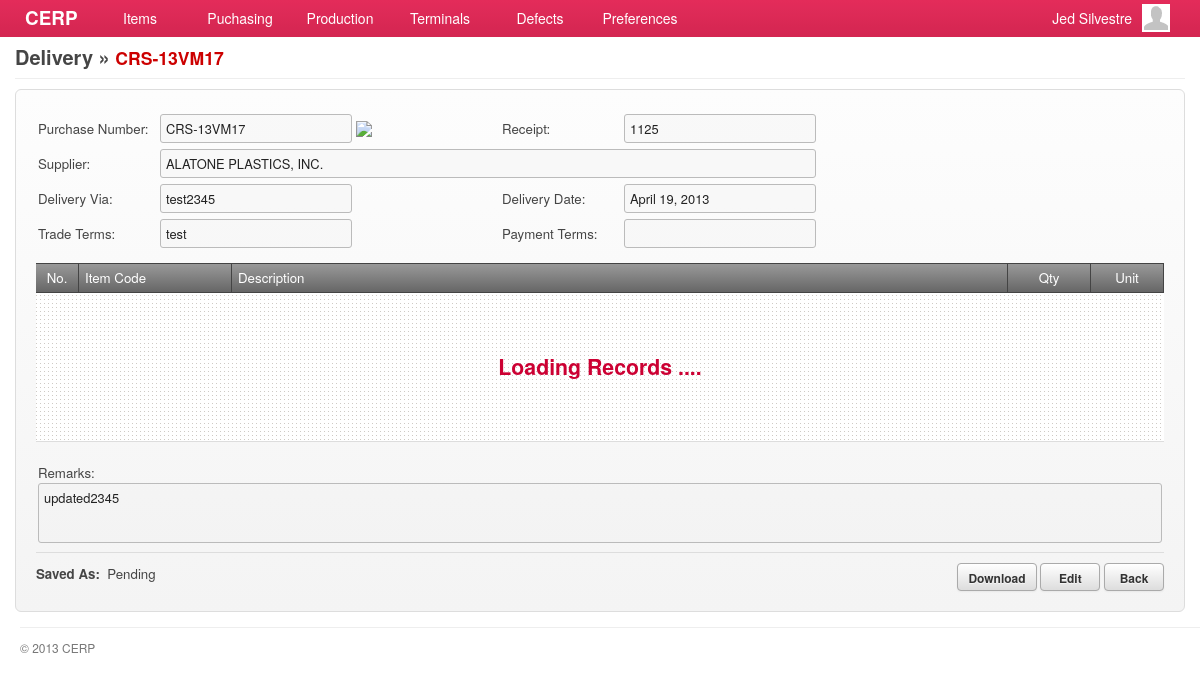
Page /account/deliveries-show.php?id=1 (signed in) on the committed database.
### tables this page shows
CREATE TABLE `deliveries` (
  `id` bigint(20) NOT NULL AUTO_INCREMENT,
  `purchase_id` int(11) DEFAULT NULL,
  `receipt` varchar(45) DEFAULT NULL,
  `delivery_via` varchar(80) DEFAULT NULL,
  `delivery_date` date DEFAULT NULL,
  `remarks` varchar(180) DEFAULT NULL,
  `status` int(4) DEFAULT '135',
  `updated_at` datetime DEFAULT NULL,
  `created_at` datetime DEFAULT NULL,
  PRIMARY KEY (`id`)
);

CREATE TABLE `purchases` (
  `id` bigint(20) NOT NULL AUTO_INCREMENT,
  `purchase_number` varchar(30) DEFAULT NULL,
  `supplier_id` bigint(20) DEFAULT NULL,
  `delivery_via` varchar(80) DEFAULT NULL,
  `delivery_date` date DEFAULT NULL,
  `trade_terms` varchar(80) DEFAULT NULL,
  `payment_terms` varchar(80) DEFAULT NULL,
  `total_amount` double DEFAULT NULL,
  `remarks` varchar(180) DEFAULT NULL,
  `status` int(3) DEFAULT '0',
  `received` int(1) NOT NULL DEFAULT '0',
  `publish_by` bigint(20) DEFAULT '0',
  `updated_by` bigint(20) DEFAULT '0',
  `updated_at` datetime DEFAULT NULL,
  `created_by` bigint(20) DEFAULT '0',
  `created_at` datetime DEFAULT NULL,
  PRIMARY KEY (`id`)
);

CREATE TABLE `suppliers` (
  `id` int(11) NOT NULL AUTO_INCREMENT,
  `supplier_code` varchar(45) DEFAULT NULL,
  `name` varchar(100) DEFAULT NULL,
  `address` varchar(100) DEFAULT NULL,
  `country` int(11) DEFAULT NULL,
  `representative` varchar(100) DEFAULT NULL,
  `contact_no1` varchar(45) DEFAULT NULL,
  `contact_no2` varchar(45) DEFAULT NULL,
  `fax_no` varchar(45) DEFAULT NULL,
  `email` varchar(45) DEFAULT NULL,
  `supplier_type` int(11) DEFAULT NULL,
  `product_service` int(11) DEFAULT NULL,
  `term_of_payment` int(11) DEFAULT NULL,
  `description` tinytext,
  `created_at` timestamp NULL DEFAULT NULL,
  `updated_at` timestamp NULL DEFAULT NULL,
  PRIMARY KEY (`id`)
);

CREATE TABLE `lookups` (
  `id` int(11) NOT NULL AUTO_INCREMENT,
  `code` varchar(7) DEFAULT NULL,
  `description` varchar(45) DEFAULT NULL,
  `parent` varchar(6) DEFAULT NULL,
  `created_at` timestamp NULL DEFAULT NULL,
  `updated_at` timestamp NULL DEFAULT NULL,
  PRIMARY KEY (`id`)
);

### include/general.class.php (called while the page is built, shortened)
<?php
require('database.class.php');
require('posts.class.php');
require('query.class.php');
require('role.class.php');
$HostAccount	= "account";
$HostExcel		= "excel";
$DB				= new MySQL;
  $Host			= "cerp";
  $HostAccount	= "/".$Host."/".$HostAccount;
  $HostExcel	= "/".$Host."/".$HostExcel;
  $DB->database	= "cerpdb";
  $DB->username	= "cerpuser";
  $DB->password	= "cerpuser";
  $DB->hostname	= "localhost";
$Query			= new Query($DB);
$Signed			= $_SESSION['user'];
$Role		= new Role($DB, $Signed['id']);
require('functions.php');
?>

### include/role.class.php (called while the page is built, shortened)
<?php
class Role
{
	private $DB;
	private $user_id;
	function Role($db, $uid) {
  	$this->DB = $db;
		$this->user_id = $uid;
  }
	function isCapableByName($cap_name) {
		foreach ($this->getUserRoles() as $user_role) {
			$result = $this->DB->Find('role_capabilities', array(
						  			'columns' 		=> 'role_capabilities.*',
						  			'joins' => 'INNER JOIN capabilities ON capabilities.id = role_capabilities.capability_id',
						  	    'conditions' 	=> 'capabilities.capability="'. $cap_name .'" AND role_id='. $user_role['role_id']));
			if(isset($result)) {
				return TRUE;
			}
		}
	}
	function getUserRoles() {
		$result = $this->DB->Get('user_roles', array(
						  			'columns' 		=> 'user_roles.role_id, roles.name',
						  			'joins' => 'INNER JOIN roles ON roles.id = user_roles.role_id',
						  	    'conditions' 	=> 'user_roles.user_id='. $this->user_id));
		if(isset($result)) {
			return $result;
		}
	}
}

### include/database.class.php (called while the page is built, shortened)
<?php
class MySQL {
  public $username	= "cerpuser";
  public $password	= "cerpuser";
  public $hostname	= "localhost";
  public function Connect() {
    $conn = mysql_connect($this->hostname, $this->username, $this->password) or die("<br/><span class='notice'><p class='error'><strong>ERROR!</strong> Unable to connect to MySQL! </p></span>");
    return $conn;
  }
  public function Query($sql) {
  	$conn = $this->Connect();
    $result = mysql_query($sql, $conn);
	return $result;
  }
  function Get($table, $args='') {
  	if (isset($args)) {
  	  $args['columns'] = (isset($args['columns']) ? $args['columns'] : '*');
  	  $args['joins'] = (isset($args['joins']) ? $args['joins'] : '');
		  $args['conditions'] = ($args['conditions'] == '' ? '' : 'WHERE '.$args['conditions']);
		  $args['sort_column'] = ($args['sort_column'] == '' ? '' : 'ORDER BY '.$args['sort_column']);
		  $args['sort_order'] = ($args['sort_order'] == '' ? '' : $args['sort_order']);
		  $args['startpoint'] = ($args['startpoint'] == '' ? '' : 'LIMIT '.$args['startpoint']);
		  $args['limit'] = ($args['limit'] == '' ? '' : ','.$args['limit']);
		}
	$data = array();
	$sql = "SELECT ".$args['columns']." FROM ".$table." ".$args['joins']." ".$args['conditions']." ".$args['sort_column']." ".$args['sort_order']." ".$args['startpoint']." ".$args['limit'];
	$result = $this->IsEmpty($this->Query($sql));
	if(!empty($result)) {
      while ($row = mysql_fetch_array($result)) {
        $data[] = $row;
      }
	}
	return $data;
  }
	function Fetch($table, $args='') {
  	if (isset($args)) {
  	  $args['columns'] = (isset($args['columns']) ? $args['columns'] : '*');
  	  $args['joins'] = (isset($args['joins']) ? $args['joins'] : '');
	  	$args['conditions'] = ($args['conditions'] == '' ? '' : ' WHERE '.$args['conditions']);
      $args['order'] = ($args['order'] == '' ? '' : ' ORDER BY '.$args['order']);
      $args['limit'] = ($args['limit'] == '' ? '' : ' LIMIT '.$args['limit']);
      $args['group'] = ($args['group'] == '' ? '' : ' GROUP BY '.$args['group']);
    }
	$data = array();
    $sql = "SELECT ".$args['columns'];
    $sql .= " FROM ".$table." ".$args['joins'];
    $sql .= $args['conditions'];
    $sql .= $args['group'];
    $sql .= $args['order'];
    $sql .= $args['limit'];
	$result = $this->IsEmpty($this->Query($sql));
	if(!empty($result)) {
      while ($row = mysql_fetch_array($result)) {
        $data[] = $row;
      }
	}
	return $data;
  }
  function Find($table, $args='') {
  	if (isset($args)) {
  	  $args['columns'] = (isset($args['columns']) ? $args['columns'] : '*');
  	  $args['joins'] = (isset($args['joins']) ? $args['joins'] : '');
	  $args['conditions'] = ($args['conditions'] == '' ? '' : 'where '.$args['conditions']);
	}
	$sql = "SELECT ".$args['columns']." FROM ".$table." ".$args['joins']." ".$args['conditions'] ." ". $args['sort_column'];
	$row = $this->IsEmpty($this->Query($sql));
	return mysql_fetch_array($row);
  }
  private function IsEmpty($result) {
    if(mysql_num_rows($result) > 0) return $result;
    return null;
  }
}

### include/query.class.php (called while the page is built, shortened)
<?php
class Query {
  private $DB;
  function Query($db) {
  	$this->DB = $db;
  }
  function delivery_by_id($id) {
  	$query = $this->DB->Fetch('deliveries', array(
               'columns'  => 'deliveries.id, deliveries.receipt, purchases.id AS pid, purchases.purchase_number, suppliers.id AS supplier_id, suppliers.name AS supplier_name,
                              deliveries.delivery_date, deliveries.delivery_via, purchases.trade_terms,
                              purchases.payment_terms, purchases.total_amount, deliveries.remarks, lookups.description AS status,
                              deliveries.created_at',
               'joins' => 'INNER JOIN purchases ON purchases.id = deliveries.purchase_id
               						 INNER JOIN suppliers ON suppliers.id = purchases.supplier_id
                           INNER JOIN lookups ON lookups.id = deliveries.status',
               'conditions' => 'deliveries.id = '. $id)
             );
		if(!empty($query)) return $query[0];
		return null;
  }
}

### account/deliveries-show.php (the view, shortened to what this page needs)
<?php
  $capability_key = 'show_deliveries';
  require('header.php');
	$allowed = $Role->isCapableByName($capability_key);
	if(!$allowed) {
		require('inaccessible.php');
	}else{
  	$delivery = $Query->delivery_by_id($_GET['id']);
?>
      <div id="page">
        <div id="page-title">
          <h2>
            <span class="title">Delivery &raquo; <span class="red"><?php echo $delivery['purchase_number']; ?></span></span>
          </h2>
        </div>
        <div id="content">
          <form id="delivery-form" action="<?php host($Capabilities->GetUrl()) ?>" method="POST" class="form-container">
             <div>
             	<table>
                   <tr>
                      <td width="120">Purchase Number:</td><td width="340"><input type="text" value="<?php echo $delivery['purchase_number']; ?>" class="text-field" disabled/>
                      	<?php echo $linkto = (isset($delivery['pid'])) ? link_to('purchases-show.php?id='.$delivery['pid']) : '' ?>
                      </td>
                      <td width="120">Receipt:</td><td width="340"><input type="text" value="<?php echo $delivery['receipt']; ?>" class="text-field" disabled/></td>
                   </tr>
                   <tr>
                      <td>Supplier:</td>
                      <td colspan="99">
                        <input type="text" value="<?php echo $delivery['supplier_name']; ?>" class="text-field" style="width:644px;" disabled/>
                      </td>
                   </tr>
                   <tr>
                      <td>Delivery Via:</td><td><input type="text" value="<?php echo $delivery['delivery_via']; ?>" class="text-field" disabled/></td>
                      <td>Delivery Date:</td><td><input type="text" value="<?php echo date("F d, Y", strtotime($delivery['delivery_date'])) ?>" class="text-field text-date" disabled/></td>
                   </tr>
                   <tr>
                      <td>Trade Terms:</td><td><input type="text" value="<?php echo $delivery['trade_terms']; ?>" class="text-field" disabled/></td>
                      <td>Payment Terms:</td><td><input type="text" value="<?php echo $delivery['payment_terms']; ?>" class="text-field" disabled/></td>
                   </tr>
                   <tr><td height="5" colspan="99"></td></tr>
                </table>
             </div>
             <div id="grid-delivery-materials" class="grid jq-grid" style="min-height:146px;">
               <table cellspacing="0" cellpadding="0">
                 <thead>
                   <tr>
                     <td width="30" class="border-right text-center">No.</td>
                     <td width="140" class="border-right">Item Code</td>
                     <td class="border-right">Description</td>
                     <td width="70" class="border-right text-center">Qty</td>
                     <td width="60" class="border-right text-center">Unit</td>
                   </tr>
                 </thead>
                 <tbody id="delivery-materials"></tbody>
               </table>
             </div>
             <div>
             	<table width="100%">
                   <tr><td height="5" colspan="99"></td></tr>
                   <tr>
                      <td></td>
                      <td align="right"></td>
                   </tr>
                   <tr><td colspan="2">Remarks:<br/><textarea style="min-width:650px;width:98.9%;height:50px;" disabled><?php echo $delivery['remarks']; ?></textarea></td></tr>
                </table>
             </div>
             <div class="field-command">
           	   <div class="text-post-status">
           	     <strong>Saved As:</strong>&nbsp;&nbsp;<?php echo $delivery['status']; ?>
               </div>
           	   <input type="button" value="Download" class="btn btn-download" rel="<?php echo excel_file('?category=delivery&id='. $delivery['id']); ?>"/>
               <?php if($delivery['status'] != "Publish") { ?>
               <input type="button" value="Edit" class="btn redirect-to" rel="<?php echo host('deliveries-edit.php?id='. $delivery['id']); ?>"/>
           	   <?php } ?>
               <input type="button" value="Back" class="btn redirect-to" rel="<?php echo host('deliveries.php'); ?>"/>
             </div>
          </form>
       </div>
<?php }
require('footer.php'); ?>

### stylesheets/main.css (style rules this page uses)
*, html, body { margin:0;padding:0; }
html { font-size: 100%; -webkit-text-size-adjust: 100%; -ms-text-size-adjust: 100%; }
body { margin: 0; font-family:"Helvetica Neue", Helvetica, Arial, sans-serif; font-size:14px; line-height:20px; color:#454545; background-color:#ffffff; }
h1, h2, h3, h4 { padding:0 0 5px; margin:0 0 10px; }
h2 { font-size:20px; }
#page { background-color:#ffffff; font-size:95%; }
#content { padding:0 15px; min-height: 500px; }
#page-title { margin:0 15px 10px; padding:47px 0 0; border-bottom:solid 1px #eeeeee; }
#page-title h2 { margin:0; padding:0 0 10px; }
#page-title h2 .title { float:left; padding-right:5px; }
#page-title h2 .title .red { color:#cc0000; font-size:0.88em; }
.border-right { border-right:solid 1px #dddddd; }
.text-center { text-align:center; }
.red { color: #DD0000; }

### stylesheets/form.css (style rules this page uses)
form { margin:0 0 10px; }
form table tr th, form table tr td { padding:2px 0; }
form .field-command { padding:10px 0 0; border-top:solid 1px #dddddd; text-align: right; }
form .field-command .text-post-status { float:left; margin-top:1px; }
.form-container { padding:20px; border:solid 1px #dddddd; background-color:#f9f9f9; background-image:-moz-linear-gradient(top, #fdfdfd, #f4f4f4); background-image:-webkit-gradient(linear, 0 0, 0 100%, from(#fdfdfd), to(#f4f4f4)); background-image:-webkit-linear-gradient(top, #fdfdfd, #f4f4f4); background-image:-o-linear-gradient(top, #fdfdfd, #f4f4f4); background-image:linear-gradient(to bottom, #fdfdfd, #f4f4f4); -webkit-border-radius:6px; -moz-border-radius:6px; border-radius:6px; }
input, textarea, select { padding:4px 5px; border:solid 1px #bbbbbb; color:#222222; font-size:97%; font-family:"Helvetica Neue", Helvetica, Arial, sans-serif; -webkit-border-radius:3px; -moz-border-radius:3px; border-radius:3px; }
input.text-field { width:180px; }
textarea { resize:none; }
.btn { display: inline-block; *display: inline; padding: 4px 10px 2px; margin-bottom: 0; min-width:60px; *margin-left: .3em; font-size: 12px; line-height: 20px; *line-height: 20px; color: #333333; text-align: center; text-shadow: 0 1px 1px rgba(255, 255, 255, 0.75); vertical-align: middle; cursor: pointer; font-weight:bold; background-color: #cccccc; *background-color: #dddddd; background-image: -webkit-gradient(linear, 0 0, 0 100%, from(#ffffff), to(#dddddd)); background-image: -webkit-linear-gradient(top, #ffffff, #dddddd); background-image: -o-linear-gradient(top, #ffffff, #dddddd); background-image: linear-gradient(to bottom, #ffffff, #dddddd); background-image: -moz-linear-gradient(top, #ffffff, #dddddd); background-repeat: repeat-x; border: 1px solid #bbbbbb; *border: 0; border-color: rgba(0, 0, 0, 0.1) rgba(0, 0, 0, 0.1) rgba(0, 0, 0, 0.25); border-color: #aaaaaa #aaaaaa #bfbfbf; border-bottom-color: #aaaaaa; outline:none; -webkit-border-radius: 4px; -moz-border-radius: 4px; border-radius: 4px; filter: progid:dximagetransform.microsoft.gradient(startColorstr='#ffffffff', endColorstr='#ffe6e6e6', GradientType=0); filter: progid:dximagetransform.microsoft.gradient(enabled=false); *zoom: 1; -webkit-box-shadow: inset 0 1px 0 rgba(255, 255, 255, 0.2), 0 1px 2px rgba(0, 0, 0, 0.05); -moz-box-shadow: inset 0 1px 0 rgba(255, 255, 255, 0.2), 0 1px 2px rgba(0, 0, 0, 0.05); box-shadow: inset 0 1px 0 rgba(255, 255, 255, 0.2), 0 1px 2px rgba(0, 0, 0, 0.05); }

### stylesheets/grid.css (style rules this page uses)
.grid { min-width:750px; overflow-x:scroll; background:#ffffff url('../images/bg-dotted.png') repeat left top; }
.grid table { margin:0; padding:0; width:100%; }
.grid table thead tr td { padding:4px 6px; border-top:solid 1px #444444; border-bottom:solid 1px #444444; background-color:#666666; background-image:-moz-linear-gradient(top, #999999, #666666); background-image:-webkit-gradient(linear, 0 0, 0 100%, from(#999999), to(#666666)); background-image:-webkit-linear-gradient(top, #999999, #666666); background-image:-o-linear-gradient(top, #999999, #666666); background-image:linear-gradient(to bottom, #999999, #666666); color:#ffffff; font-weight:normal; }
.grid table thead tr td.border-right { border-color:#444444; }

### rows in the picture
deliveries: purchase.purchase_number "CRS-13VM17", receipt "1125", name "ALATONE PLASTICS, INC.", delivery_via "test2345", delivery_date "April 19, 2013", purchase.trade_terms "test", remarks "updated2345", lookups.description "Pending"

### other values in the picture
$Signed['first_name'] "Jed"
$Signed['last_name'] "Silvestre"
